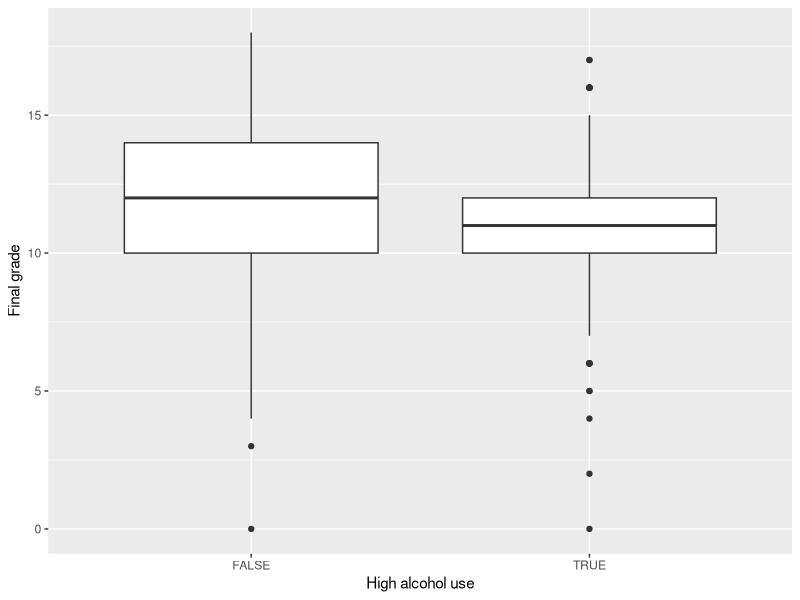
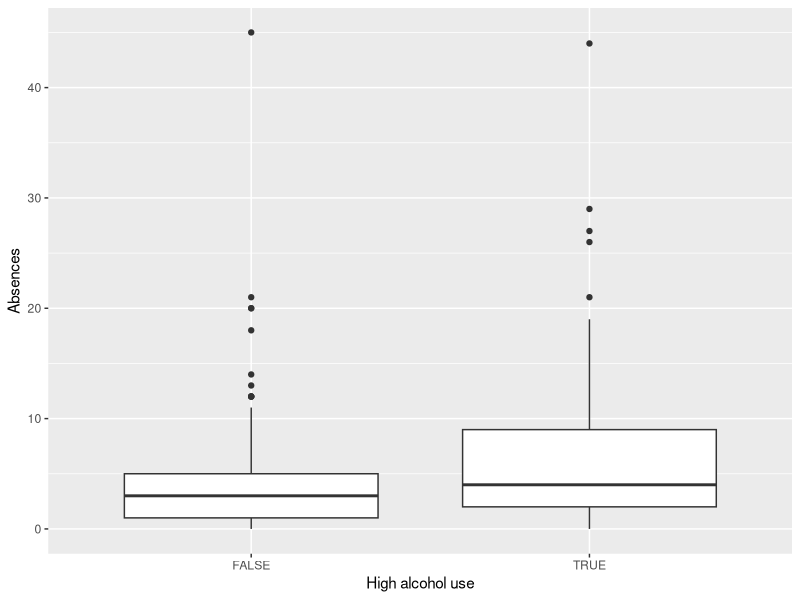
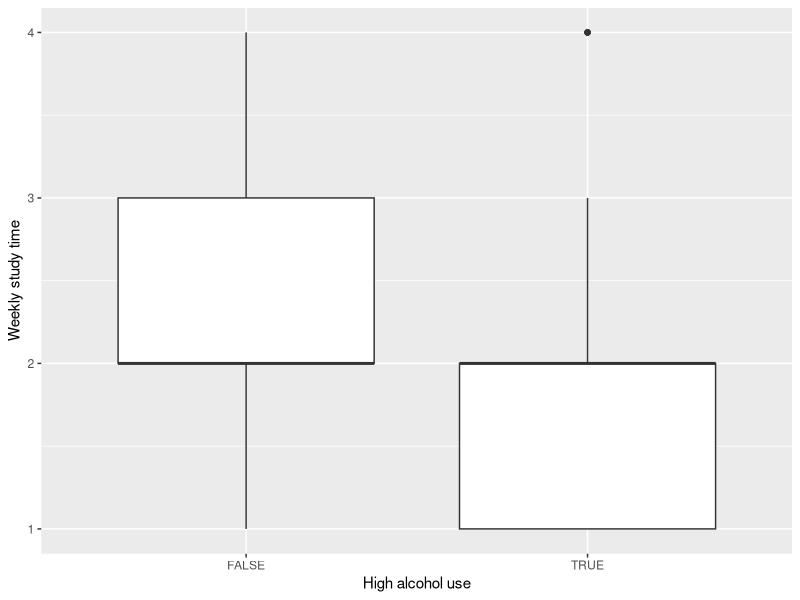
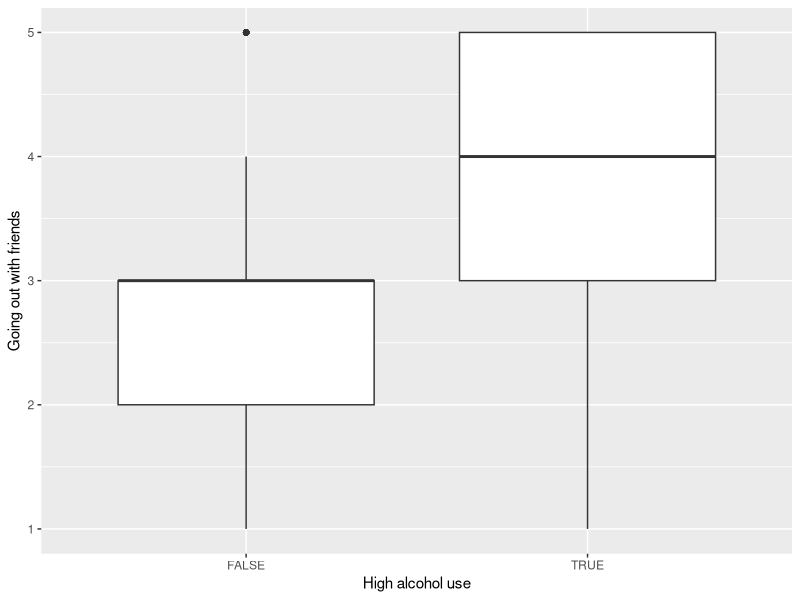

Write the R code that produced these figures, in order.
## ---- chunk 1
knitr::opts_chunk$set(echo = TRUE)
## ---- chunk 2
alc <- read.table("data/alc.csv", sep = ";", header = TRUE)
## ---- chunk 3
str(alc)
## ---- chunk 4
summary(alc)
## ---- chunk 5
library("dplyr")
alc %>% group_by(high_use) %>% summarise(count = n(), mean_grade = mean(G3))
alc %>% group_by(high_use) %>% summarise(count = n(), mean_absences = mean(absences))
alc %>% group_by(high_use) %>% summarise(count = n(), mean_study_time = mean(studytime))
alc %>% group_by(high_use) %>% summarise(count = n(), mean_go_out = mean(goout))
## ---- chunk 6
library(ggplot2)

g1 <- ggplot(alc, aes(x = high_use, y = G3))
g1 + geom_boxplot() + xlab("High alcohol use") + ylab("Final grade")

g2 <- ggplot(alc, aes(x = high_use, y = absences))
g2 + geom_boxplot() + xlab("High alcohol use") + ylab("Absences")

g3 <- ggplot(alc, aes(x = high_use, y = studytime))
g3 + geom_boxplot() + xlab("High alcohol use") + ylab("Weekly study time")

g4 <- ggplot(alc, aes(x = high_use, y = goout))
g4 + geom_boxplot() + xlab("High alcohol use") + ylab("Going out with friends")
